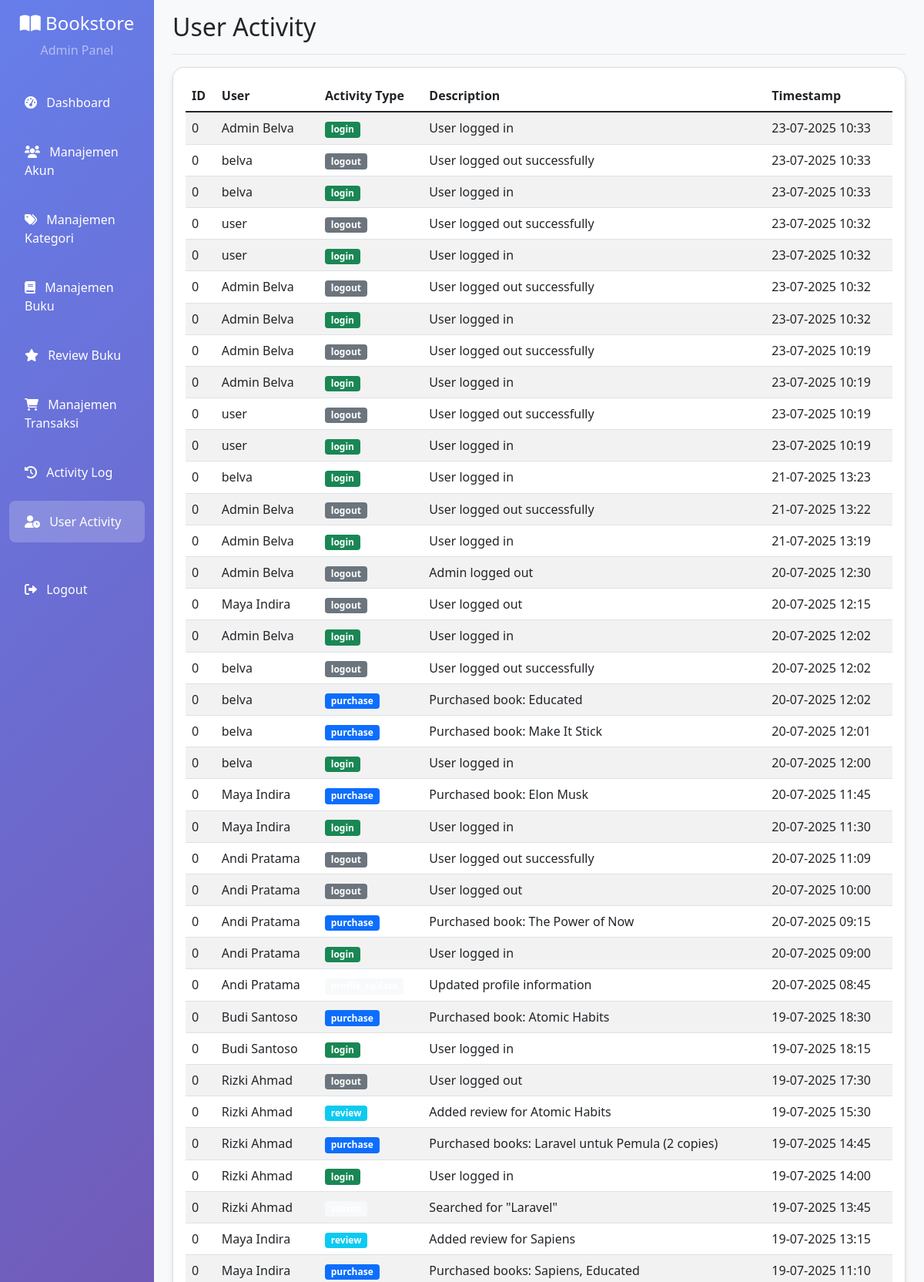
Screenshot of /admin/user_activities.php (signed in, upper part) with the database file from the repository.
### tables this page shows
CREATE TABLE `user_activities` (
  `id` int(11) NOT NULL,
  `user_id` int(11) NOT NULL,
  `activity_type` varchar(50) NOT NULL,
  `description` text DEFAULT NULL,
  `created_at` timestamp NOT NULL DEFAULT current_timestamp()
);

CREATE TABLE `users` (
  `id` int(11) NOT NULL,
  `name` varchar(100) NOT NULL,
  `email` varchar(100) NOT NULL,
  `password` varchar(255) NOT NULL,
  `role` varchar(20) DEFAULT 'user',
  `created_at` timestamp NOT NULL DEFAULT current_timestamp()
);

### src/config/database.php (called while the page is built, shortened)
<?php
function formatDate($date) {
    return date('d-m-Y H:i', strtotime($date));
}
?>

### src/admin/user_activities.php (the view, shortened to what this page needs)
<?php
require_once '../config/database.php';
$pdo = getConnection();
$stmt = $pdo->query("SELECT ua.*, u.name as user_name FROM user_activities ua
                     JOIN users u ON ua.user_id = u.id
                     ORDER BY ua.created_at DESC");
$activities = $stmt->fetchAll(PDO::FETCH_ASSOC);
?>
<!DOCTYPE html>
<html lang="en">
<head>
    <link href="https://cdn.jsdelivr.net/npm/bootstrap@5.1.3/dist/css/bootstrap.min.css" rel="stylesheet">
    <link href="https://cdnjs.cloudflare.com/ajax/libs/font-awesome/6.0.0/css/all.min.css" rel="stylesheet">
</head>
<body class="bg-light">
    <div class="container-fluid">
        <div class="row">
            <?php include 'sidebar.php'; ?>
            <main class="col-md-9 ms-sm-auto col-lg-10 px-md-4">
                <div class="d-flex justify-content-between flex-wrap flex-md-nowrap align-items-center pt-3 pb-2 mb-3 border-bottom">
                    <h1 class="h2">User Activity</h1>
                </div>
                <div class="card">
                    <div class="card-body">
                        <table class="table table-striped table-hover">
                            <thead>
                                <tr>
                                    <th>ID</th>
                                    <th>User</th>
                                    <th>Activity Type</th>
                                    <th>Description</th>
                                    <th>Timestamp</th>
                                </tr>
                            </thead>
                            <tbody>
                                <?php foreach ($activities as $activity): ?>
                                    <tr>
                                        <td><?= $activity['id'] ?></td>
                                        <td><?= htmlspecialchars($activity['user_name']) ?></td>
                                        <td>
                                            <span class="badge bg-<?= getActivityBadgeColor($activity['activity_type']) ?>">
                                                <?= htmlspecialchars($activity['activity_type']) ?>
                                            </span>
                                        </td>
                                        <td>
                                            <?php if (strlen($activity['description']) > 50): ?>
                                                <span title="<?= htmlspecialchars($activity['description']) ?>">
                                                    <?= htmlspecialchars(substr($activity['description'], 0, 50)) ?>...
                                                </span>
                                            <?php else: ?>
                                                <?= htmlspecialchars($activity['description']) ?>
                                            <?php endif; ?>
                                        </td>
                                        <td><?= formatDate($activity['created_at']) ?></td>
                                    </tr>
                                <?php endforeach; ?>
                            </tbody>
                        </table>
                    </div>
                </div>
            </main>
        </div>
    </div>
</body>
</html>
<?php
function getActivityBadgeColor($type) {
    switch ($type) {
        case 'login':
            return 'success';
        case 'logout':
            return 'secondary';
        case 'purchase':
            return 'primary';
        case 'review':
            return 'info';
        default:
            return 'light';
    }
}
?>

### src/admin/sidebar.php (style rules this page uses)
.card { border-radius: 15px; box-shadow: 0 4px 6px rgba(0,0,0,0.1); transition: transform 0.3s ease; }

### rows the page displays
user_activities: id "0", user.name "Admin Belva", activity_type "login", description "User logged in", created_at "23-07-2025 10:33"
user_activities: id "0", user.name "belva", activity_type "logout", description "User logged out successfully", created_at "23-07-2025 10:33"
user_activities: id "0", user.name "belva", activity_type "login", description "User logged in", created_at "23-07-2025 10:33"
user_activities: id "0", user.name "user", activity_type "logout", description "User logged out successfully", created_at "23-07-2025 10:32"
user_activities: id "0", user.name "user", activity_type "login", description "User logged in", created_at "23-07-2025 10:32"
user_activities: id "0", user.name "Admin Belva", activity_type "logout", description "User logged out successfully", created_at "23-07-2025 10:32"
user_activities: id "0", user.name "Admin Belva", activity_type "login", description "User logged in", created_at "23-07-2025 10:32"
user_activities: id "0", user.name "Admin Belva", activity_type "logout", description "User logged out successfully", created_at "23-07-2025 10:19"
user_activities: id "0", user.name "Admin Belva", activity_type "login", description "User logged in", created_at "23-07-2025 10:19"
user_activities: id "0", user.name "user", activity_type "logout", description "User logged out successfully", created_at "23-07-2025 10:19"
user_activities: id "0", user.name "user", activity_type "login", description "User logged in", created_at "23-07-2025 10:19"
user_activities: id "0", user.name "belva", activity_type "login", description "User logged in", created_at "21-07-2025 13:23"
user_activities: id "0", user.name "Admin Belva", activity_type "logout", description "User logged out successfully", created_at "21-07-2025 13:22"
user_activities: id "0", user.name "Admin Belva", activity_type "login", description "User logged in", created_at "21-07-2025 13:19"
user_activities: id "0", user.name "Admin Belva", activity_type "logout", description "Admin logged out", created_at "20-07-2025 12:30"
user_activities: id "0", user.name "Maya Indira", activity_type "logout", description "User logged out", created_at "20-07-2025 12:15"
user_activities: id "0", user.name "Admin Belva", activity_type "login", description "User logged in", created_at "20-07-2025 12:02"
user_activities: id "0", user.name "belva", activity_type "logout", description "User logged out successfully", created_at "20-07-2025 12:02"
user_activities: id "0", user.name "belva", activity_type "purchase", description "Purchased book: Educated", created_at "20-07-2025 12:02"
user_activities: id "0", user.name "belva", activity_type "purchase", description "Purchased book: Make It Stick", created_at "20-07-2025 12:01"
user_activities: id "0", user.name "belva", activity_type "login", description "User logged in", created_at "20-07-2025 12:00"
user_activities: id "0", user.name "Maya Indira", activity_type "purchase", description "Purchased book: Elon Musk", created_at "20-07-2025 11:45"
user_activities: id "0", user.name "Maya Indira", activity_type "login", description "User logged in", created_at "20-07-2025 11:30"
user_activities: id "0", user.name "Andi Pratama", activity_type "logout", description "User logged out successfully", created_at "20-07-2025 11:09"
user_activities: id "0", user.name "Andi Pratama", activity_type "logout", description "User logged out", created_at "20-07-2025 10:00"
user_activities: id "0", user.name "Andi Pratama", activity_type "purchase", description "Purchased book: The Power of Now", created_at "20-07-2025 09:15"
user_activities: id "0", user.name "Andi Pratama", activity_type "login", description "User logged in", created_at "20-07-2025 09:00"
user_activities: id "0", user.name "Andi Pratama", description "Updated profile information", created_at "20-07-2025 08:45"
user_activities: id "0", user.name "Budi Santoso", activity_type "purchase", description "Purchased book: Atomic Habits", created_at "19-07-2025 18:30"
user_activities: id "0", user.name "Budi Santoso", activity_type "login", description "User logged in", created_at "19-07-2025 18:15"
user_activities: id "0", user.name "Rizki Ahmad", activity_type "logout", description "User logged out", created_at "19-07-2025 17:30"
user_activities: id "0", user.name "Rizki Ahmad", activity_type "review", description "Added review for Atomic Habits", created_at "19-07-2025 15:30"
user_activities: id "0", user.name "Rizki Ahmad", activity_type "purchase", description "Purchased books: Laravel untuk Pemula (2 copies)", created_at "19-07-2025 14:45"
user_activities: id "0", user.name "Rizki Ahmad", activity_type "login", description "User logged in", created_at "19-07-2025 14:00"
user_activities: id "0", user.name "Rizki Ahmad", description "Searched for \"Laravel\"", created_at "19-07-2025 13:45"
user_activities: id "0", user.name "Maya Indira", activity_type "review", description "Added review for Sapiens", created_at "19-07-2025 13:15"
user_activities: id "0", user.name "Maya Indira", activity_type "purchase", description "Purchased books: Sapiens, Educated", created_at "19-07-2025 11:10"
